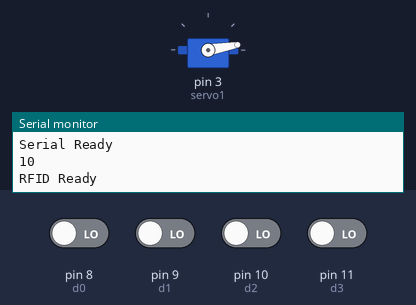
Bench run of a sketch on a simulated Arduino Uno, built with avr-gcc and run on an emulated ATmega328P. Shown: servo, the last lines printed to the serial monitor. The inputs (shaded band) are chosen by the test bench; at power-on: pin 8 (d0), pin 9 (d1), pin 10 (d2), pin 11 (d3) LOW.

Above: at 1.7 s.
1.8 s: pin 8 (d0) driven HIGH
At 2.4 s:
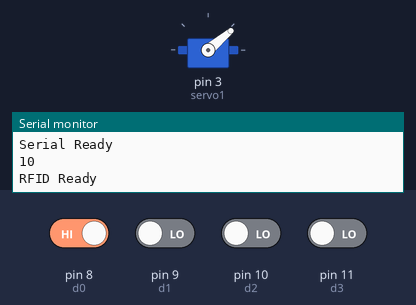
5.5 s: pin 8 (d0) driven LOW and pin 9 (d1) driven HIGH
At 6.9 s:
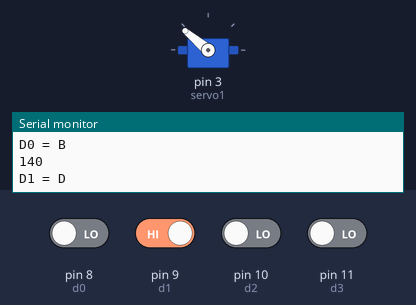
Timing chart, 0 to 8.5 s (numbered marks = the images above; inputs shaded):
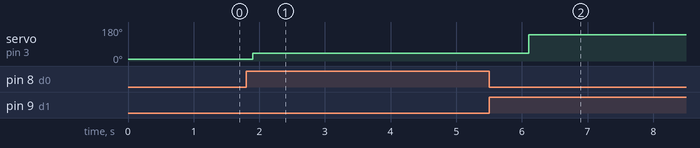

The sketch:

servo.ino
```cpp
#include <SoftwareSerial.h>
#include <Servo.h>
SoftwareSerial RFID = SoftwareSerial(4,5);  //lewy dol-zlacze 5pinowe -- 1 = pin4; 4=GND ; 5- 5V;
Servo servo1;
char readString;

int d0 = 8 ;  //pilot B
int d1 = 9 ;  //pilot D
int d2 = 10 ; //pilot A
int d3 = 11 ; //pilot C
int lock=1;
char c;
String msg;

void servo_move(int angle) {
  servo1.attach(3); //servo PIN3
  servo1.write(angle);
  delay(500);
  servo1.detach();
  Serial.println(angle);
}

void setup()
{
  Serial.begin(9600);
  Serial.println("Serial Ready");
  servo_move(10);
  RFID.begin(9600);
  Serial.println("RFID Ready");
  //pinMode(d0,INPUT) ;
  //pinMode(d1,INPUT) ;
  //pinMode(d2,INPUT) ;
}

void loop(){

  while(RFID.available()>0){
    c=RFID.read();
    msg += c;
  }

  if (msg.length() > 10) {
    msg = msg.substring(1,13);
    Serial.println(msg);


if (msg == "01063B3AAAAC") {
      if(lock == 0) {
        servo_move(140);
        lock = 1;
      } else if(lock == 1) {
        servo_move(170);
        lock = 0;
      }
    }

    msg = "";
  }

  if(digitalRead(d0) == HIGH)
  {
    servo_move(40);
    Serial.println("D0 = B   ") ;
  }
  else if(digitalRead(d1) == HIGH)
  {
    servo_move(140);
    Serial.println("D1 = D    ") ;
  }
  else if(digitalRead(d2) == HIGH)
  {

    Serial.println("D2 = A   ") ;
  }
  else if(digitalRead(d3) == HIGH)
  {

    Serial.println("D3 = C    ") ;
  }
    delay(200);
}
```

Measured:
- after the input at 1.8 s, servo on pin 3 (servo1): 10° → 40° after 0.10 s
- after the input at 5.5 s, servo on pin 3 (servo1): 40° → 140° after 0.60 s
